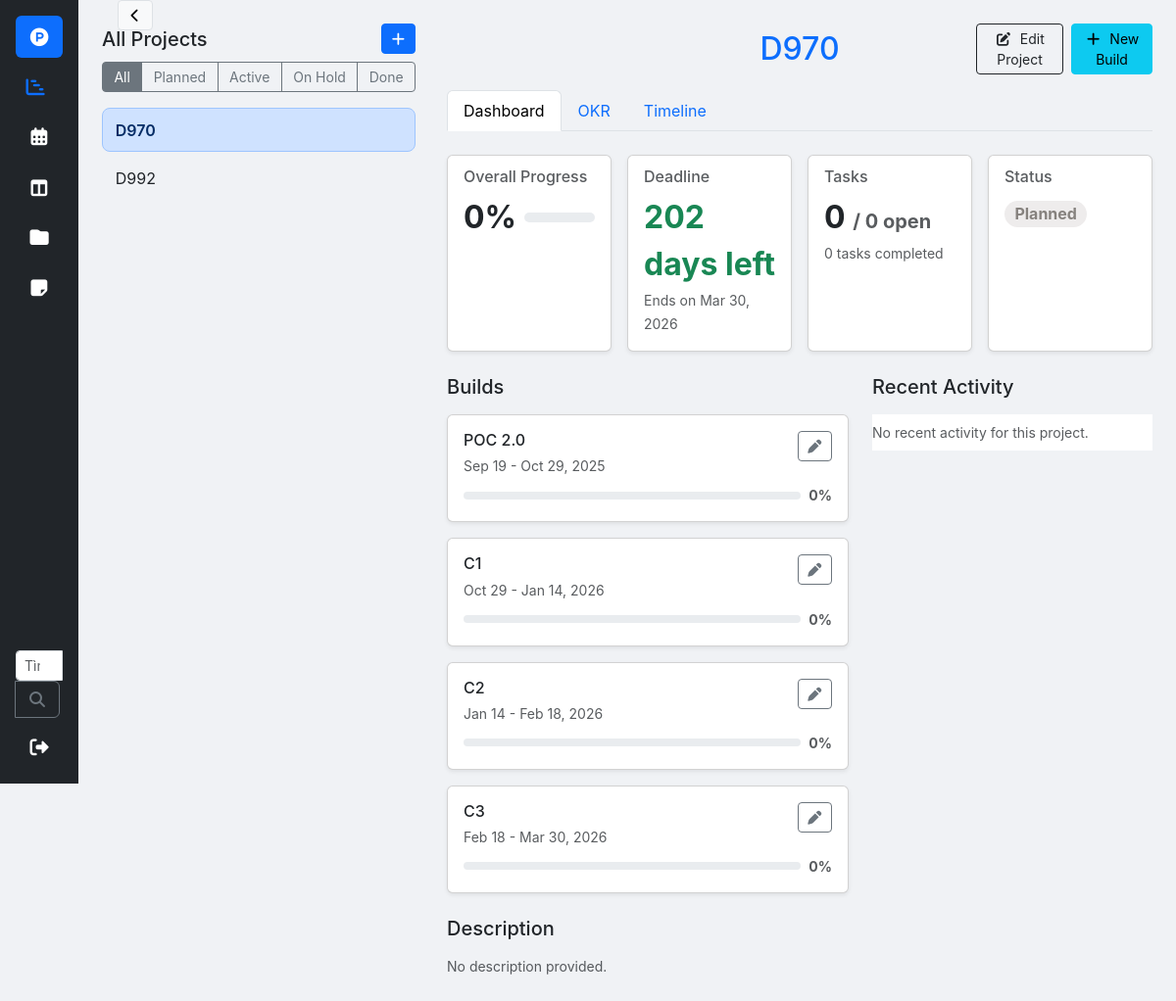
The page /projects?project_id=2&tab=info (signed in) on the database its author committed.
### app/models.py (models this page shows, shortened)
class Project(db.Model):
    id = db.Column(db.Integer, primary_key=True)
    name = db.Column(db.String(150), nullable=False, unique=True)
    description = db.Column(db.Text)
    start_date = db.Column(db.Date, nullable=True)
    end_date = db.Column(db.Date, nullable=True)
    status = db.Column(db.String(20), nullable=False, default='Active', server_default='Active')
    owner_id = db.Column(db.Integer, db.ForeignKey('user.id'), nullable=True)
    note = db.Column(db.Text, nullable=True)
    owner = db.relationship('User', backref='projects_owned')
    objectives = db.relationship('Objective', backref='project', cascade="all, delete-orphan")
    builds = db.relationship('Build', backref='project', lazy=True, cascade="all, delete-orphan")

class Build(db.Model):
    id = db.Column(db.Integer, primary_key=True)
    name = db.Column(db.String(100), nullable=False)
    project_id = db.Column(db.Integer, db.ForeignKey('project.id',use_alter=True), nullable=True)
    schedule_link = db.Column(db.String(500), nullable=True)
    start_date = db.Column(db.Date, nullable=True)
    end_date = db.Column(db.Date, nullable=True)
    owner_id = db.Column(db.Integer, db.ForeignKey('user.id'), nullable=True)
    note = db.Column(db.Text, nullable=True)
    owner = db.relationship('User', backref='builds_owned')
    objectives = db.relationship('Objective', backref='build', cascade="all, delete-orphan")
    @property
    def progress(self):
        objectives_list = self.objectives
        if not objectives_list:
            return 0
        progress_values = [obj.progress for obj in objectives_list if obj.progress is not None]
        if not progress_values:
            return 0
        total_progress = sum(progress_values)
        return round(total_progress / len(progress_values))

### app/routes.py (the view)
@bp.route('/projects')
@login_required
def project_workspace():
    selected_project_id = request.args.get('project_id', type=int)
    active_tab = request.args.get('tab', 'info')
    status_filter = request.args.get('status', 'all')
    status_choices = ['Planned', 'Active', 'On Hold', 'Done']
    base_query = Project.query
    if status_filter != 'all' and status_filter in status_choices:
        base_query = base_query.filter(Project.status == status_filter)
    all_projects_list = base_query.order_by(Project.name).all()
    selected_project_data = None
    objectives_for_display = []
    if selected_project_id:
        selected_project = Project.query.options(
            subqueryload(Project.builds).subqueryload(Build.objectives).subqueryload(Objective.key_results).subqueryload(KeyResult.tasks).joinedload(Task.assignee),
            subqueryload(Project.objectives).subqueryload(Objective.key_results).subqueryload(KeyResult.tasks).joinedload(Task.assignee)
        ).get(selected_project_id)
        if selected_project:
            objectives_list = sorted(selected_project.objectives, key=lambda o: o.position if o.position is not None else float('inf'))
            all_tasks = [task for o in objectives_list for kr in o.key_results for task in kr.tasks]
            task_count = len(all_tasks)
            open_tasks_count = sum(1 for task in all_tasks if task.status != 'Done')
            progress_list = [o.progress for o in objectives_list if o.progress is not None]
            avg_progress = sum(progress_list) / len(progress_list) if progress_list else 0
            days_remaining = (selected_project.end_date - date.today()).days if selected_project.end_date else None
            project_logs = []
            try:
                objective_ids = {o.id for o in objectives_list}
                key_result_ids = {kr.id for o in objectives_list for kr in o.key_results}
                task_ids = {t.id for t in all_tasks}
                search_terms = []
                if objective_ids:
                    search_terms.extend([f"Objective ID {id}" for id in objective_ids])
                if key_result_ids:
                    search_terms.extend([f"Added KR to Objective ID {id}" for id in objective_ids])
                    search_terms.extend([f"key_result ID {id}" for id in key_result_ids])
                if task_ids:
                    search_terms.extend([f"task ID {id}" for id in task_ids])
                    search_terms.extend([f"CV ID {id}" for id in task_ids])
                if search_terms:
                    conditions = [Log.action.ilike(f"%{term}%") for term in search_terms]
                    project_logs = Log.query.filter(or_(*conditions)).order_by(Log.timestamp.desc()).limit(10).all()
            except Exception as e:
                current_app.logger.error(f"Error fetching project logs for project {selected_project_id}: {e}")
                project_logs = []
            selected_project_data = {
                'project': selected_project,
                'stats': {
                    'o': len(objectives_list),
                    'kr': sum(len(o.key_results) for o in objectives_list),
                    'task': task_count,
                    'progress': avg_progress,
                    'open_tasks': open_tasks_count
                },
                'days_remaining': days_remaining,
                'logs': project_logs
            }
            objectives_for_display = objectives_list
    all_users = User.query.all()
    all_builds_for_modal = Build.query.all()
    return render_template('project_workspace.html',
                           page_name='projects',
                           all_projects=all_projects_list,
                           selected_project_data=selected_project_data,
                           selected_project_id=selected_project_id,
                           objectives=objectives_for_display,
                           active_tab=active_tab,
                           status_choices=status_choices,
                           current_status=status_filter,
                           users=all_users,
                           projects=Project.query.order_by(Project.name).all(),
                           builds=all_builds_for_modal,
                           today_date_str=date.today().strftime('%Y-%m-%d')
                           )

### app/templates/project_workspace.html (shortened to what this page needs)
{% extends "base.html" %}
{% block styles %}
<link rel="stylesheet" href="{{ url_for('static', filename='vendor/dhtmlxgantt/dhtmlxgantt.css') }}">
{% endblock %}
{% block content %}
<div class="workspace-layout">
  <aside class="project-sidebar">
    <div class="d-flex justify-content-between align-items-center mb-2">
      <h5 class="m-0">All Projects</h5>
      <button class="btn btn-sm btn-primary" data-bs-toggle="modal" data-bs-target="#addProjectModal"><i class="fa-solid fa-plus"></i></button>
    </div>
    <div class="btn-group btn-group-sm w-100 mb-3">
      <a href="{{ url_for('main.project_workspace', status='all') }}" class="btn btn-outline-secondary {% if current_status == 'all' %}active{% endif %}">All</a>
      {% for status in status_choices %}
      <a href="{{ url_for('main.project_workspace', status=status) }}" class="btn btn-outline-secondary {% if current_status == status %}active{% endif %}">{{ status }}</a>
      {% endfor %}
    </div>
    <div class="list-group-flush">
      {% for p in all_projects %}
      <a href="{{ url_for('main.project_workspace', project_id=p.id, tab=active_tab) }}" class="project-list-item {% if p.id == selected_project_id %}active{% endif %}">
        {{ p.name }}
      </a>
      {% else %}
      <p class="text-muted">No projects found.</p>
      {% endfor %}
    </div>
  </aside>
  <main class="project-main">
    <button class="btn btn-sm btn-light border" id="sidebar-toggle-btn" title="Toggle Sidebar">
      <i class="fa-solid fa-chevron-left"></i>
    </button>
    {% if selected_project_data %}
      <div class="d-flex align-items-center mb-3 flex-wrap">
          <h2 class="m-0 text-primary text-center" style="flex: 2 1 0;">{{ selected_project_data.project.name }}</h2>
          <div class="d-flex justify-content-end gap-2" style="flex: 1 1 0;">
              <button class="btn btn-sm btn-outline-dark btn-edit-project" data-project-id="{{ selected_project_data.project.id }}"><i class="fa-solid fa-pen-to-square me-2"></i>Edit Project</button>
              <button class="btn btn-sm btn-info" data-bs-toggle="modal" data-bs-target="#addBuildModal"><i class="fa-solid fa-plus me-2"></i>New Build</button>
          </div>
      </div>
      <ul class="nav nav-tabs mb-4" id="projectTab" role="tablist">
        <li class="nav-item" role="presentation"><a class="nav-link {% if active_tab == 'info' %}active{% endif %}" href="{{ url_for('main.project_workspace', project_id=selected_project_id, tab='info') }}">Dashboard</a></li>
        <li class="nav-item" role="presentation"><a class="nav-link {% if active_tab == 'okr' %}active{% endif %}" href="{{ url_for('main.project_workspace', project_id=selected_project_id, tab='okr') }}">OKR</a></li>
        <li class="nav-item" role="presentation"><a class="nav-link {% if active_tab == 'timeline' %}active{% endif %}" href="{{ url_for('main.project_workspace', project_id=selected_project_id, tab='timeline') }}">Timeline</a></li>
      </ul>
      <div class="tab-content" id="projectTabContent">
        <div class="tab-pane fade {% if active_tab == 'info' %}show active{% endif %}" role="tabpanel">
            {% set p_data = selected_project_data %}
            {% include 'partials/_project_info_tab.html' %}
        </div>
      </div>
    {% endif %}
  </main>
</div>
{% endblock %}

### app/templates/partials/_project_info_tab.html (shortened to what this page needs)
{% set p = p_data.project %}
{% set stats = p_data.stats %}
{% set days_remaining = p_data.days_remaining %}
<div class="row g-3 mb-4">
    <div class="col-md-6 col-lg-3">
        <div class="card h-100 shadow-sm">
            <div class="card-body">
                <h6 class="card-subtitle mb-2 text-muted">Overall Progress</h6>
                <div class="d-flex align-items-center">
                    <div class="fs-2 fw-bold me-2">{{ stats.progress|round }}%</div>
                    <div class="progress flex-grow-1" style="height: 10px;">
                    </div>
                </div>
            </div>
        </div>
    </div>
    <div class="col-md-6 col-lg-3">
        <div class="card h-100 shadow-sm">
            <div class="card-body">
                <h6 class="card-subtitle mb-2 text-muted">Deadline</h6>
                {% if p.end_date %}
                <div class="fs-2 fw-bold">
                    {% if days_remaining is not none and days_remaining < 0 %}
                    <span class="text-danger">{{ days_remaining|abs }} days ago</span>
                    {% elif days_remaining is not none %}
                    <span class="text-success">{{ days_remaining }} days left</span>
                    {% else %}
                    --
                    {% endif %}
                </div>
                <small class="text-muted">Ends on {{ p.end_date.strftime('%b %d, %Y') }}</small>
                {% else %}
                <div class="fs-2 fw-bold text-muted">Not set</div>
                {% endif %}
            </div>
        </div>
    </div>
    <div class="col-md-6 col-lg-3">
        <div class="card h-100 shadow-sm">
            <div class="card-body">
                <h6 class="card-subtitle mb-2 text-muted">Tasks</h6>
                <div class="fs-2 fw-bold">{{ stats.open_tasks }} <span class="fs-5 text-muted">/ {{ stats.task }} open</span></div>
                <small class="text-muted">{{ stats.task - stats.open_tasks }} tasks completed</small>
            </div>
        </div>
    </div>
    <div class="col-md-6 col-lg-3">
        <div class="card h-100 shadow-sm">
            <div class="card-body">
                <h6 class="card-subtitle mb-2 text-muted">Status</h6>
                <div class="fs-4 fw-bold mt-2">
                    <span class="badge fs-6 rounded-pill status-badge-{{ p.status|lower|replace(' ', '-') }}">{{ p.status }}</span>
                </div>
            </div>
        </div>
    </div>
</div>
<div class="row g-4">
    <div class="col-lg-7">
        <h5 class="mb-3">Builds</h5>
        <div class="d-flex flex-column gap-3">
            {% for build in p.builds %}
            <div class="card shadow-sm">
                <div class="card-body">
                    <div class="d-flex justify-content-between align-items-start">
                        <div>
                            <h6 class="card-title mb-1">{{ build.name }}</h6>
                            {% if build.start_date and build.end_date %}
                            <small class="text-muted">{{ build.start_date.strftime('%b %d') }} - {{ build.end_date.strftime('%b %d, %Y') }}</small>
                            {% endif %}
                        </div>
                        <div class="btn-group">
                            <button class="btn btn-sm btn-outline-secondary btn-edit-build" data-build-id="{{ build.id }}"><i class="fa-solid fa-pen"></i></button>
                        </div>
                    </div>
					<div class="d-flex align-items-center mt-2">
						<div class="progress flex-grow-1 me-2" style="height: 8px;">
						</div>
						<small class="fw-bold text-muted">{{ build.progress }}%</small>
					</div>
					</div>
			</div>
            {% else %}
            <div class="card card-body text-center text-muted">No builds for this project.</div>
            {% endfor %}
        </div>
        <h5 class="mt-4 mb-3">Description</h5>
        <p class="text-muted small">{{ p.description or 'No description provided.' }}</p>
    </div>
    <div class="col-lg-5">
        <h5 class="mb-3">Recent Activity</h5>
        <ul class="list-group list-group-flush">
            {% for log in p_data.logs %}
            <li class="list-group-item px-0">
                <small class="text-muted">{{ log.timestamp|to_local_time }}</small>
                <p class="mb-0 small">
                    {% if log.user %}<strong class="text-primary">{{ log.user.username }}</strong> {% endif %}
                    {{ log.action }}
                </p>
            </li>
            {% else %}
            <li class="list-group-item px-0 text-muted small">No recent activity for this project.</li>
            {% endfor %}
        </ul>
    </div>
</div>

### rows shown on the page
Project: name "D970", project.name "D970", end_date "Mar 30, 2026", status "Planned", description "No description provided."
Project: name "D992"
Build: name "POC 2.0", start_date "Sep 19", end_date "Oct 29, 2025", progress "0"
Build: name "C1", start_date "Oct 29", end_date "Jan 14, 2026", progress "0"
Build: name "C2", start_date "Jan 14", end_date "Feb 18, 2026", progress "0"
Build: name "C3", start_date "Feb 18", end_date "Mar 30, 2026", progress "0"

### other values the page prints
{{ status }} "Planned" "Active" "On Hold" "Done"
{{ stats.progress|round }} "0"
{{ days_remaining }} "202"
{{ stats.open_tasks }} "0"
{{ stats.task }} "0"
{{ stats.task - stats.open_tasks }} "0"
